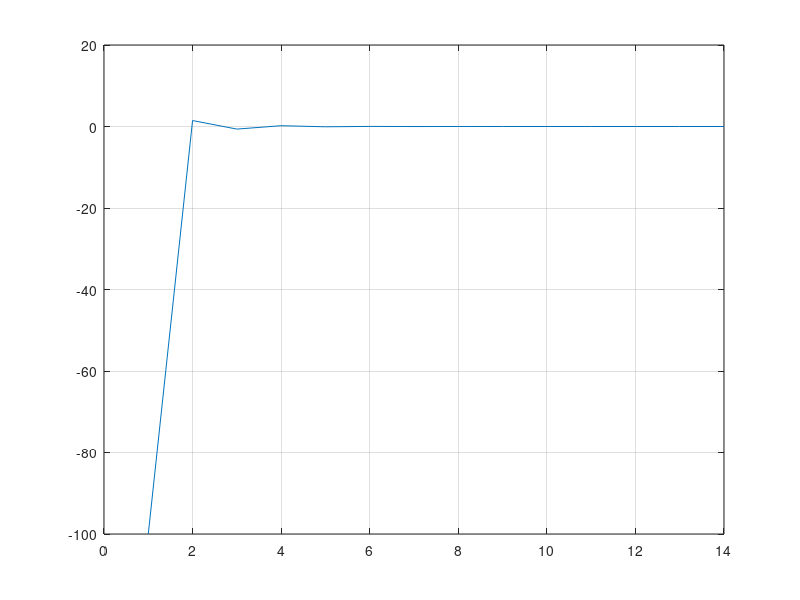
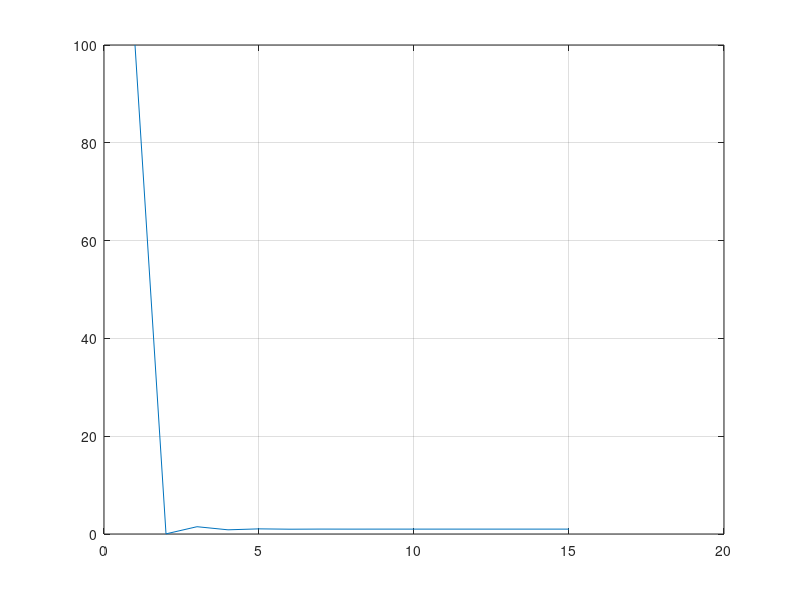

Here is the MATLAB script that generated these plots, in order:
clear all; close all; clc

z0(1) = 100;
A = [1  1 1;
     100 -1 20*z0;
    -3  5 8];
b = [3; 119; 10];
tol = 10;
iter = 1;

tic
while abs(tol) > 0.00001
    sol = A \ b;
    A(2, 3) = 20 * sol(3);
    tol(iter) = sol(3) - z0(iter);
    iter = iter + 1;
    z0(iter) = sol(3);
end
time_take = toc

sol
plot(tol); grid on
figure()
plot(z0); grid on;